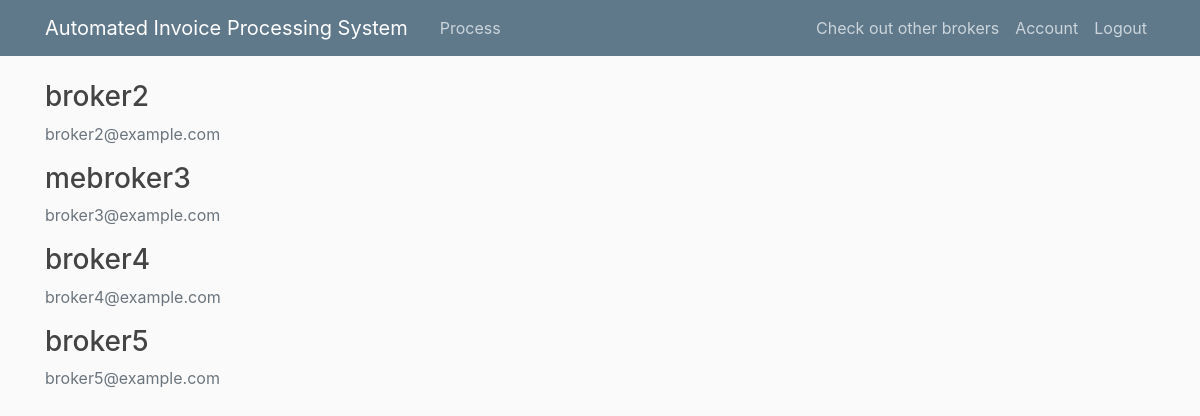
Page /fellowsdisplay (signed in) on the earlier database version.
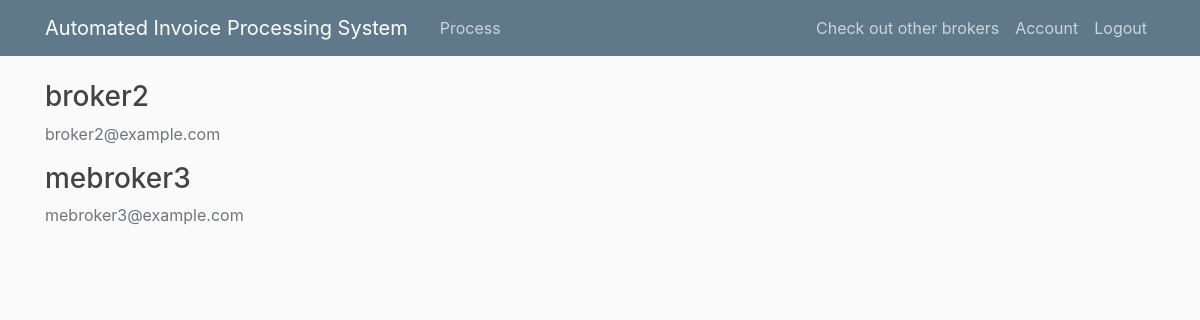
Same page on the later database version.
### aims_/models.py (models this page shows, shortened)
class Broker(db.Model, UserMixin):
    id = db.Column(db.Integer, primary_key=True)
    username = db.Column(db.String(20), unique=True, nullable=False)
    email = db.Column(db.String(120), unique=True, nullable=False)
    image_file = db.Column(db.String(20), nullable=False, default='default.png')
    password = db.Column(db.String(60), nullable=False)
    invoices = db.relationship('Invoice', backref='processor', lazy=True)

### aims_/routes.py (the view)
@app.route("/fellowsdisplay")
@login_required
def fellowdisp():
    if session['account_type'] == 'broker':
        users = Broker.query.all()
    elif session['account_type'] == 'admin':
        users = Admin.query.all()
    elif session['account_type'] == 'company':
        users = Company.query.all()
    return render_template('fellowsdisp.html',users = users)

### aims_/models.py (called while the page is built)
@login_manager.user_loader
def load_user(user_id):
    if 'account_type' in session:
        if session['account_type'] == 'broker':
            return Broker.query.get(int(user_id))
        elif session['account_type'] == 'admin':
            return Admin.query.get(int(user_id))
        elif session['account_type'] == 'company':
            return Company.query.get(int(user_id))
        else:
            return None
    else:
        return None

### aims_/templates/fellowsdisp.html
{% extends "layout.html" %}
{% block content %}
    {% for user in users %}
        {% if user!= current_user%}
            <div class="media-body">
                <h3><a class="article-title" href="{{ url_for('account', user_id=user.id) }}" >{{ user.username }}</a></h3>
                <p class="text-secondary">{{ user.email }}</p>
            </div>
        {% endif %}
    {% endfor %}
{% endblock content %}

### aims_/templates/layout.html (shortened to what this page needs)
<!DOCTYPE html>
<html>
<head>
  <link rel="stylesheet" href="https://maxcdn.bootstrapcdn.com/bootstrap/4.0.0/css/bootstrap.min.css"
>
  <link rel="stylesheet" type="text/css" href="{{ url_for('static', filename='main.css') }}">
</head>
<body>
  <header class="site-header">
    <nav class="navbar navbar-expand-md navbar-dark bg-steel fixed-top">
      <div class="container">
        <a class="navbar-brand mr-4" href="/">Automated Invoice Processing System</a>
        <div class="collapse navbar-collapse" id="navbarToggle">
          <div class="navbar-nav mr-auto">
            {% if current_user.is_authenticated %}
              {% if session['account_type']=='broker' %}
                <a class="nav-item nav-link" href="{{ url_for('view_invoices') }}">Process</a>
              {% elif session['account_type']=='admin'%}
                <a class="nav-item nav-link" href="{{ url_for('view_invoices') }}">Assign Broker</a>
                <a class="nav-item nav-link" href="{{ url_for('view_companies') }}">Companies</a>
              {% elif session['account_type']=='company'%}
                <a class="nav-item nav-link" href="{{ url_for('upload_invoice') }}">Upload Invoice</a>
                <a class="nav-item nav-link" href="{{ url_for('view_invoices') }}">View Invoices</a>
                <a class="nav-item nav-link" href="{{ url_for('view_inventory') }}">Inventory</a>
              {% endif %}
            {% else %}
              <a class="nav-item nav-link" href="{{ url_for('home') }}">Home</a>
            {% endif %}
          </div>
          <div class="navbar-nav">
            {% if current_user.is_authenticated %}
            <a class="nav-item nav-link" href="{{ url_for('fellowdisp') }}">Check out other {{session['account_type']}}s</a>
            <a class="nav-item nav-link" href="{{ url_for('account',user_id = current_user.id) }}">Account</a>
            <a class="nav-item nav-link" href="{{ url_for('logout') }}">Logout</a>
            {% else %}
              <a class="nav-item nav-link" href="{{ url_for('login') }}">Login</a>
              <a class="nav-item nav-link" href="{{ url_for('register') }}">Register</a>
            {% endif %}
          </div>
        </div>
      </div>
    </nav>
  </header>
  <main role="main" class="container">
    <div class="row">
      <div class="col-md-8">
        {% block content %}{% endblock %}
      </div>
      <div class="col-md-4"></div>
    </div>
  </main>
</body>
</html>

### aims_/static/main.css (style rules this page uses)
body { background: #fafafa; color: #333333; margin-top: 5rem; }
h1, h2, h3, h4, h5, h6 { color: #444444; }
.bg-steel { background-color: #5f788a; }
.site-header .navbar-nav .nav-link { color: #cbd5db; }
.article-title { color: #444444; }

Differences in the rows shown:
removed Broker: username "broker4", email "broker4@example.com"
removed Broker: username "broker5", email "broker5@example.com"
changed Broker "mebroker3": email "broker3@example.com" → "mebroker3@example.com"
